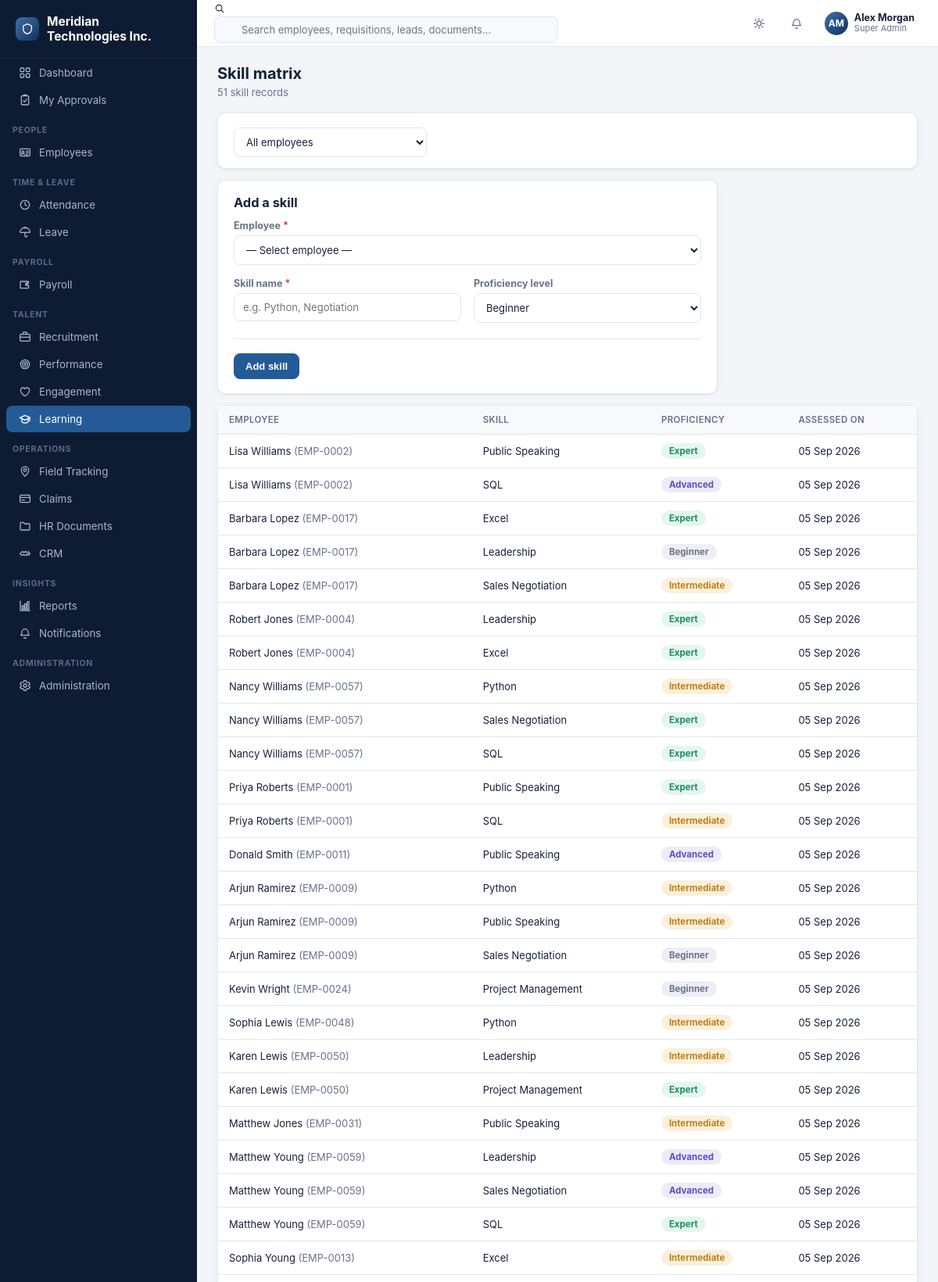
The app's page /learning/skills (signed in, upper part) with its own data.
### tables this page shows
CREATE TABLE company_settings (
    id INTEGER PRIMARY KEY CHECK (id = 1),
    company_name TEXT NOT NULL DEFAULT 'Your Company',
    logo_path TEXT,
    address TEXT,
    city TEXT,
    state TEXT,
    country TEXT,
    pincode TEXT,
    phone TEXT,
    email TEXT,
    website TEXT,
    gstin TEXT,
    pan TEXT,
    currency_symbol TEXT NOT NULL DEFAULT '$',
    fiscal_year_start_month INTEGER NOT NULL DEFAULT 4,
    updated_at TEXT NOT NULL DEFAULT (datetime('now'))
);

CREATE TABLE users (
    id INTEGER PRIMARY KEY AUTOINCREMENT,
    username TEXT NOT NULL UNIQUE,
    password_hash TEXT NOT NULL,
    full_name TEXT NOT NULL,
    email TEXT,
    phone TEXT,
    role_id INTEGER NOT NULL REFERENCES roles(id),
    employee_id INTEGER REFERENCES employees(id),
    is_active INTEGER NOT NULL DEFAULT 1,
    last_login_at TEXT,
    created_at TEXT NOT NULL DEFAULT (datetime('now'))
);

CREATE TABLE roles (
    id INTEGER PRIMARY KEY AUTOINCREMENT,
    name TEXT NOT NULL UNIQUE,
    description TEXT,
    is_system INTEGER NOT NULL DEFAULT 0,
    created_at TEXT NOT NULL DEFAULT (datetime('now'))
);

CREATE TABLE skill_matrix (
    id INTEGER PRIMARY KEY AUTOINCREMENT,
    employee_id INTEGER NOT NULL REFERENCES employees(id) ON DELETE CASCADE,
    skill_name TEXT NOT NULL,
    proficiency_level TEXT NOT NULL DEFAULT 'Beginner',
    assessed_date TEXT NOT NULL DEFAULT (date('now'))
);

CREATE TABLE employees (
    id INTEGER PRIMARY KEY AUTOINCREMENT,
    employee_code TEXT NOT NULL UNIQUE,
    photo_path TEXT,
    first_name TEXT NOT NULL,
    last_name TEXT NOT NULL,
    gender TEXT,
    dob TEXT,
    marital_status TEXT,
    blood_group TEXT,
    personal_email TEXT,
    personal_phone TEXT,
    emergency_contact_name TEXT,
    emergency_contact_phone TEXT,

    department_id INTEGER REFERENCES departments(id),
    designation_id INTEGER REFERENCES designations(id),
    location_id INTEGER REFERENCES locations(id),
    reporting_manager_id INTEGER REFERENCES employees(id),
    employment_type TEXT NOT NULL DEFAULT 'Full-time',
    employment_status TEXT NOT NULL DEFAULT 'Active',
    date_of_joining TEXT,
    date_of_confirmation TEXT,
    date_of_exit TEXT,
    work_email TEXT,
    work_phone TEXT,

    current_address TEXT,
    permanent_address TEXT,
    city TEXT,
    state TEXT,
    country TEXT,
    pincode TEXT,

    bank_name TEXT,
    bank_account_no TEXT,
    bank_ifsc TEXT,
    pan_number TEXT,
    aadhaar_number TEXT,
    uan_number TEXT,
    pf_number TEXT,

    created_at TEXT NOT NULL DEFAULT (datetime('now')),
    updated_at TEXT NOT NULL DEFAULT (datetime('now')),
    created_by INTEGER REFERENCES users(id),
    is_deleted INTEGER NOT NULL DEFAULT 0
);

### blueprints/learning.py (the view)
@bp.route("/skills")
@permission_required("learning.skills.view")
def skills_list():
    employee_id = request.args.get("employee_id", type=int)
    view_all = has_permission("learning.skills.view_all")
    if not view_all:
        employee_id = g.employee["id"] if g.employee else -1
    where = ""
    args = []
    if employee_id:
        where = "WHERE sm.employee_id = ?"
        args = [employee_id]
    rows = db.query(
        f"""SELECT sm.*, e.first_name, e.last_name, e.employee_code
            FROM skill_matrix sm
            JOIN employees e ON e.id = sm.employee_id
            {where}
            ORDER BY sm.assessed_date DESC""",
        args,
    )
    employee = None
    if employee_id:
        employee = db.query("SELECT * FROM employees WHERE id=?", (employee_id,), one=True)
    employees = []
    if view_all:
        employees = db.query("SELECT id, employee_code, first_name, last_name FROM employees WHERE is_deleted=0 ORDER BY first_name, last_name")
    return render_template(
        "learning/skills_list.html",
        rows=rows, employee=employee, employee_id=employee_id, employees=employees,
        view_all=view_all, proficiency_levels=PROFICIENCY_LEVELS,
        can_add=has_permission("learning.skills.create"),
    )

### auth.py (called while the page is built, shortened)
def load_logged_in_user():
    user_id = session.get("user_id")
    if user_id is None:
        g.user = None
        g.permissions = set()
        g.employee = None
        return
    user = db.query(
        """SELECT u.*, r.name as role_name FROM users u
           JOIN roles r ON r.id = u.role_id WHERE u.id=? AND u.is_active=1""",
        (user_id,), one=True,
    )
    g.user = user
    if user is None:
        g.permissions = set()
        g.employee = None
        return
    if user["role_name"] == "Super Admin":
        g.permissions = {"*"}
    g.employee = None
    if user["employee_id"]:
        g.employee = db.query("SELECT * FROM employees WHERE id=?", (user["employee_id"],), one=True)

def has_permission(code):
    if g.get("user") is None:
        return False
    perms = g.get("permissions", set())
    if "*" in perms:
        return True
    return code in perms

def permission_required(code):
    def decorator(view):
        @functools.wraps(view)
        def wrapped(**kwargs):
            if g.user is None:
                return redirect(url_for("auth.login", next=request.path))
            if not has_permission(code):
                flash(f"You don't have permission to do this ({code}).", "error")
                return redirect(url_for("dashboard.index"))
            return view(**kwargs)
        return wrapped
    return decorator

### db.py (called while the page is built)
def get_db():
    if "db" not in g:
        os.makedirs(os.path.dirname(config.DB_PATH), exist_ok=True)
        g.db = sqlite3.connect(config.DB_PATH, detect_types=sqlite3.PARSE_DECLTYPES)
        g.db.row_factory = sqlite3.Row
        g.db.execute("PRAGMA foreign_keys = ON")
    return g.db

def query(sql, args=(), one=False):
    conn = get_db()
    cur = conn.execute(sql, args)
    rows = cur.fetchall()
    cur.close()
    if one:
        return rows[0] if rows else None
    return rows

### helpers.py (called while the page is built)
def fmt_date(value):
    if not value:
        return "-"
    try:
        return datetime.fromisoformat(str(value)[:19]).strftime("%d %b %Y")
    except ValueError:
        return str(value)[:10]

def initials(name):
    if not name:
        return "?"
    parts = str(name).strip().split()
    if not parts:
        return "?"
    if len(parts) == 1:
        return parts[0][:2].upper()
    return (parts[0][0] + parts[-1][0]).upper()

### notify.py (called while the page is built)
def unread_count(user_id):
    row = db.query(
        "SELECT COUNT(*) as c FROM notifications WHERE user_id=? AND is_read=0", (user_id,), one=True
    )
    return row["c"] if row else 0

### templates/learning/skills_list.html (shortened to what this page needs)
{% extends "base.html" %}
{% import "partials/icons.html" as ic %}
{% block content %}
<div class="page-head">
  <div>
    <h1>Skill matrix{% if employee %} · {{ employee.first_name }} {{ employee.last_name }}{% endif %}</h1>
    <div class="sub">{{ rows|length }} skill record{{ 's' if rows|length != 1 else '' }}</div>
  </div>
</div>
{% if view_all %}
<div class="card">
  <div class="card-pad" style="padding-bottom:0">
    <form class="toolbar" method="get">
      <select name="employee_id" class="filter-select" onchange="this.form.submit()" style="min-width:220px">
        <option value="">All employees</option>
      </select>
    </form>
  </div>
</div>
{% endif %}
{% if can_add %}
<div class="card card-pad" style="margin-top:14px;max-width:640px">
  <h3 style="margin-bottom:12px">Add a skill</h3>
  <form method="post" action="{{ url_for('learning.skill_add') }}">
    <div class="form-grid">
      {% if view_all %}
      <div class="field full">
        <label>Employee <span class="req">*</span></label>
        <select name="employee_id" required>
          <option value="">— Select employee —</option>
        </select>
      </div>
      {% else %}
      <input type="hidden" name="employee_id" value="{{ employee_id }}">
      {% endif %}
      <div class="field">
        <label>Skill name <span class="req">*</span></label>
        <input type="text" name="skill_name" required placeholder="e.g. Python, Negotiation">
      </div>
      <div class="field">
        <label>Proficiency level</label>
        <select name="proficiency_level">
          {% for p in proficiency_levels %}
          <option value="{{ p }}">{{ p }}</option>
          {% endfor %}
        </select>
      </div>
    </div>
    <div class="form-actions">
      <button class="btn primary" type="submit">Add skill</button>
    </div>
  </form>
</div>
{% endif %}
<div class="card" style="margin-top:14px">
  <div class="table-wrap">
    {% if rows %}
    <table class="dt">
      <thead><tr>
        {% if view_all %}<th>Employee</th>{% endif %}
        <th>Skill</th><th>Proficiency</th><th>Assessed on</th>
      </tr></thead>
      <tbody>
        {% for r in rows %}
        <tr>
          {% if view_all %}<td>{{ r.first_name }} {{ r.last_name }} <span class="text-muted">({{ r.employee_code }})</span></td>{% endif %}
          <td>{{ r.skill_name }}</td>
          <td><span class="badge {{ status_badge_class(r.proficiency_level) }}">{{ r.proficiency_level }}</span></td>
          <td>{{ r.assessed_date|fmt_date }}</td>
        </tr>
        {% endfor %}
      </tbody>
    </table>
    {% else %}
    <div class="empty-state">
      <div class="ic">{{ ic.icon('star', 34) }}</div>
      <p>No skills recorded yet.</p>
    </div>
    {% endif %}
  </div>
</div>
{% endblock %}

### templates/base.html (shortened to what this page needs)
<!doctype html>
<html lang="en">
<head>
<link rel="stylesheet" href="{{ url_for('static', filename='css/style.css') }}">
</head>
<body>
{% import "partials/icons.html" as ic %}
{% set ep = request.endpoint or '' %}
<div class="app">
  <aside class="sidebar" id="sidebar">
    <div class="sidebar-brand"><span class="logo-dot">{{ ic.icon('shield', 16) }}</span> <span>{{ company.company_name if company else 'Enterprise HR' }}</span></div>
    <nav>
      <div class="nav-item {{ 'active' if ep=='dashboard.index' }}" onclick="location.href='{{ url_for('dashboard.index') }}'">
        {{ ic.icon('grid') }} <span>Dashboard</span>
      </div>
      <div class="nav-item {{ 'active' if ep=='dashboard.my_approvals' }}" onclick="location.href='{{ url_for('dashboard.my_approvals') }}'">
        {{ ic.icon('clipboard-check') }} <span>My Approvals</span>
      </div>
      {% if has_permission('employees.employees.view') %}
      <div class="nav-section">People</div>
      <div class="nav-item {{ 'active' if ep.startswith('employees.') }}" onclick="location.href='{{ url_for('employees.list_view') }}'">{{ ic.icon('id-card') }} <span>Employees</span></div>
      {% endif %}
      {% if has_permission('attendance.attendance.view') %}
      <div class="nav-section">Time &amp; Leave</div>
      <div class="nav-item {{ 'active' if ep.startswith('attendance.') }}" onclick="location.href='{{ url_for('attendance.daily') }}'">{{ ic.icon('clock') }} <span>Attendance</span></div>
      {% endif %}
      {% if has_permission('leave.requests.view') %}
      <div class="nav-item {{ 'active' if ep.startswith('leave.') }}" onclick="location.href='{{ url_for('leave.requests_list') }}'">{{ ic.icon('umbrella') }} <span>Leave</span></div>
      {% endif %}
      {% if has_permission('payroll.payslips.view') or has_permission('payroll.runs.view') %}
      <div class="nav-section">Payroll</div>
      <div class="nav-item {{ 'active' if ep.startswith('payroll.') }}" onclick="location.href='{{ url_for('payroll.runs_list') }}'">{{ ic.icon('wallet') }} <span>Payroll</span></div>
      {% endif %}
      {% if has_permission('recruitment.requisitions.view') %}
      <div class="nav-section">Talent</div>
      <div class="nav-item {{ 'active' if ep.startswith('recruitment.') }}" onclick="location.href='{{ url_for('recruitment.requisitions_list') }}'">{{ ic.icon('briefcase') }} <span>Recruitment</span></div>
      {% endif %}
      {% if has_permission('performance.goals.view') %}
      <div class="nav-item {{ 'active' if ep.startswith('performance.') }}" onclick="location.href='{{ url_for('performance.cycles_list') }}'">{{ ic.icon('target') }} <span>Performance</span></div>
      {% endif %}
      {% if has_permission('engagement.surveys.view') %}
      <div class="nav-item {{ 'active' if ep.startswith('engagement.') }}" onclick="location.href='{{ url_for('engagement.surveys_list') }}'">{{ ic.icon('heart') }} <span>Engagement</span></div>
      {% endif %}
      {% if has_permission('learning.courses.view') %}
      <div class="nav-item {{ 'active' if ep.startswith('learning.') }}" onclick="location.href='{{ url_for('learning.courses_list') }}'">{{ ic.icon('graduation') }} <span>Learning</span></div>
      {% endif %}
      {% if has_permission('field.visits.view') %}
      <div class="nav-section">Operations</div>
      <div class="nav-item {{ 'active' if ep.startswith('field.') }}" onclick="location.href='{{ url_for('field.visits_list') }}'">{{ ic.icon('map-pin') }} <span>Field Tracking</span></div>
      {% endif %}
      {% if has_permission('claims.claims.view') %}
      <div class="nav-item {{ 'active' if ep.startswith('claims.') }}" onclick="location.href='{{ url_for('claims.claims_list') }}'">{{ ic.icon('credit-card') }} <span>Claims</span></div>
      {% endif %}
      {% if has_permission('documents.documents.view') %}
      <div class="nav-item {{ 'active' if ep.startswith('documents.') }}" onclick="location.href='{{ url_for('documents.list_view') }}'">{{ ic.icon('folder') }} <span>HR Documents</span></div>
      {% endif %}
      {% if has_permission('crm.customers.view') %}
      <div class="nav-item {{ 'active' if ep.startswith('crm.') }}" onclick="location.href='{{ url_for('crm.customers_list') }}'">{{ ic.icon('handshake') }} <span>CRM</span></div>
      {% endif %}
      {% if has_permission('reports.reports.view') %}
      <div class="nav-section">Insights</div>
      <div class="nav-item {{ 'active' if ep.startswith('reports.') }}" onclick="location.href='{{ url_for('reports.index') }}'">{{ ic.icon('chart') }} <span>Reports</span></div>
      {% endif %}
      <div class="nav-item {{ 'active' if ep.startswith('notifications.') }}" onclick="location.href='{{ url_for('notifications.index') }}'">{{ ic.icon('bell') }} <span>Notifications</span></div>
      {% if has_permission('admin.settings.view') or has_permission('admin.users.view') %}
      <div class="nav-section">Administration</div>
      <div class="nav-item {{ 'active' if ep.startswith('admin.') }}" onclick="location.href='{{ url_for('admin.settings') }}'">{{ ic.icon('cog') }} <span>Administration</span></div>
      {% endif %}
    </nav>
  </aside>
  <div class="main">
    <header class="topbar">
      <div class="search-box">
        {{ ic.icon('search', 14) }}
        <input type="text" placeholder="Search employees, requisitions, leads, documents..." oninput="onGlobalSearch(this)">
      </div>
      <div class="topbar-right">
        <button class="icon-btn" onclick="toggleTheme()" title="Toggle theme">{{ ic.icon('sun') }}</button>
        <div class="dropdown">
          <button class="icon-btn" data-dropdown-toggle title="Notifications">
            {{ ic.icon('bell') }}
          </button>
        </div>
        <div class="dropdown">
          <div class="user-chip" data-dropdown-toggle>
            <div class="avatar">{% if g.employee and g.employee.photo_path %}<img src="{{ url_for('static', filename='uploads/' + g.employee.photo_path) }}">{% else %}{{ (g.user.full_name if g.user else '??')|initials }}{% endif %}</div>
            <div style="display:flex;flex-direction:column;line-height:1.2">
              <span style="font-weight:650;font-size:12.5px">{{ g.user.full_name if g.user else 'Guest' }}</span>
              <span class="text-muted" style="font-size:11px">{{ g.user.role_name if g.user else '' }}</span>
            </div>
          </div>
        </div>
      </div>
    </header>
    <main class="content">
      {% block content %}{% endblock %}
    </main>
  </div>
</div>
</body>
</html>

### records on screen
company_settings: company_name "Meridian Technologies Inc."
users: full_name "AM", user "Alex Morgan"
roles: user "Super Admin"
skill_matrix: first_name "Lisa", last_name "Williams", employee_code "EMP-0002", skill_name "Public Speaking", proficiency_level "Expert", assessed_date|fmt_date "05 Sep 2026"
skill_matrix: first_name "Lisa", last_name "Williams", employee_code "EMP-0002", skill_name "SQL", proficiency_level "Advanced", assessed_date|fmt_date "05 Sep 2026"
skill_matrix: first_name "Barbara", last_name "Lopez", employee_code "EMP-0017", skill_name "Excel", proficiency_level "Expert", assessed_date|fmt_date "05 Sep 2026"
skill_matrix: first_name "Barbara", last_name "Lopez", employee_code "EMP-0017", skill_name "Leadership", proficiency_level "Beginner", assessed_date|fmt_date "05 Sep 2026"
skill_matrix: first_name "Barbara", last_name "Lopez", employee_code "EMP-0017", skill_name "Sales Negotiation", proficiency_level "Intermediate", assessed_date|fmt_date "05 Sep 2026"
skill_matrix: first_name "Robert", last_name "Jones", employee_code "EMP-0004", skill_name "Leadership", proficiency_level "Expert", assessed_date|fmt_date "05 Sep 2026"
skill_matrix: first_name "Robert", last_name "Jones", employee_code "EMP-0004", skill_name "Excel", proficiency_level "Expert", assessed_date|fmt_date "05 Sep 2026"
skill_matrix: first_name "Nancy", last_name "Williams", employee_code "EMP-0057", skill_name "Python", proficiency_level "Intermediate", assessed_date|fmt_date "05 Sep 2026"
skill_matrix: first_name "Nancy", last_name "Williams", employee_code "EMP-0057", skill_name "Sales Negotiation", proficiency_level "Expert", assessed_date|fmt_date "05 Sep 2026"
skill_matrix: first_name "Nancy", last_name "Williams", employee_code "EMP-0057", skill_name "SQL", proficiency_level "Expert", assessed_date|fmt_date "05 Sep 2026"
skill_matrix: first_name "Priya", last_name "Roberts", employee_code "EMP-0001", skill_name "Public Speaking", proficiency_level "Expert", assessed_date|fmt_date "05 Sep 2026"
skill_matrix: first_name "Priya", last_name "Roberts", employee_code "EMP-0001", skill_name "SQL", proficiency_level "Intermediate", assessed_date|fmt_date "05 Sep 2026"
skill_matrix: first_name "Donald", last_name "Smith", employee_code "EMP-0011", skill_name "Public Speaking", proficiency_level "Advanced", assessed_date|fmt_date "05 Sep 2026"
skill_matrix: first_name "Arjun", last_name "Ramirez", employee_code "EMP-0009", skill_name "Python", proficiency_level "Intermediate", assessed_date|fmt_date "05 Sep 2026"
skill_matrix: first_name "Arjun", last_name "Ramirez", employee_code "EMP-0009", skill_name "Public Speaking", proficiency_level "Intermediate", assessed_date|fmt_date "05 Sep 2026"
skill_matrix: first_name "Arjun", last_name "Ramirez", employee_code "EMP-0009", skill_name "Sales Negotiation", proficiency_level "Beginner", assessed_date|fmt_date "05 Sep 2026"
skill_matrix: first_name "Kevin", last_name "Wright", employee_code "EMP-0024", skill_name "Project Management", proficiency_level "Beginner", assessed_date|fmt_date "05 Sep 2026"
skill_matrix: first_name "Sophia", last_name "Lewis", employee_code "EMP-0048", skill_name "Python", proficiency_level "Intermediate", assessed_date|fmt_date "05 Sep 2026"
skill_matrix: first_name "Karen", last_name "Lewis", employee_code "EMP-0050", skill_name "Leadership", proficiency_level "Intermediate", assessed_date|fmt_date "05 Sep 2026"
skill_matrix: first_name "Karen", last_name "Lewis", employee_code "EMP-0050", skill_name "Project Management", proficiency_level "Expert", assessed_date|fmt_date "05 Sep 2026"
skill_matrix: first_name "Matthew", last_name "Jones", employee_code "EMP-0031", skill_name "Public Speaking", proficiency_level "Intermediate", assessed_date|fmt_date "05 Sep 2026"
skill_matrix: first_name "Matthew", last_name "Young", employee_code "EMP-0059", skill_name "Leadership", proficiency_level "Advanced", assessed_date|fmt_date "05 Sep 2026"
skill_matrix: first_name "Matthew", last_name "Young", employee_code "EMP-0059", skill_name "Sales Negotiation", proficiency_level "Advanced", assessed_date|fmt_date "05 Sep 2026"
skill_matrix: first_name "Matthew", last_name "Young", employee_code "EMP-0059", skill_name "SQL", proficiency_level "Expert", assessed_date|fmt_date "05 Sep 2026"
skill_matrix: first_name "Sophia", last_name "Young", employee_code "EMP-0013", skill_name "Excel", proficiency_level "Intermediate", assessed_date|fmt_date "05 Sep 2026"

### other values on screen
{{ rows|length }} "51"
{{ 's' if rows|length != 1 else '' }} "s"
form field proficiency_level "Beginner"
